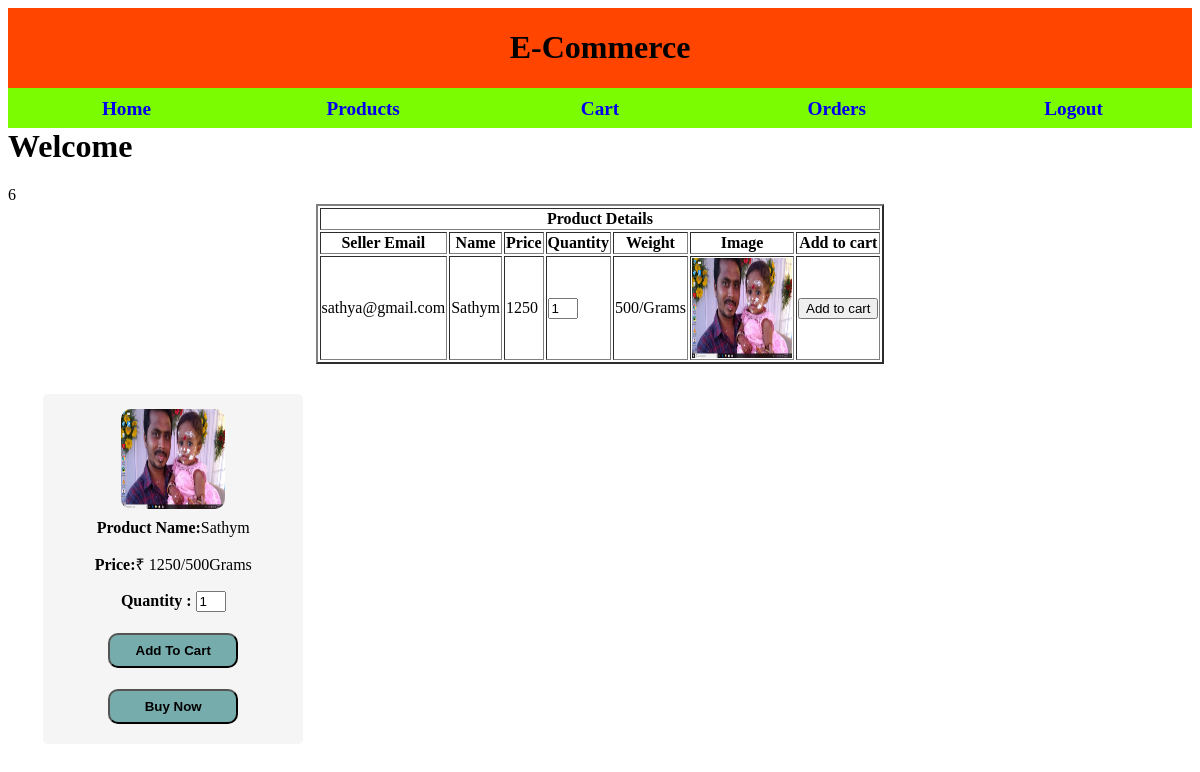
Screenshot of /prod (signed in) with the database file from the repository.
### Seller/models.py (models this page shows)
class Product(models.Model):
    Email = models.EmailField()
    Name = models.CharField(max_length=20)
    Price = models.IntegerField()
    Quantity = models.IntegerField()
    Weight = models.IntegerField()
    Weight1 = models.CharField(max_length=10,default=0)
    PImage = models.ImageField(upload_to='Photos')

### Customer/views.py (the view)
# urls.py: path('prod',views.Products,name='prod'),
def Products(request):
    try:
        if request.session['user']:
            res = Product.objects.all()
            return render(request,'Products.html',{'data':res})
        else:
            return render(request,'CLogin.html')
    except KeyError:
        return render(request,'CLogin.html')

### Templates/Products.html (shortened to what this page needs)
{% extends 'CIndex.html' %}
{% block Customer %}
{% load static %}
<h1>Welcome {{name}}</h1>
<table border="2" align="center">
    <tr>
        <th colspan="7" >Product Details</th>
    </tr>
    <tr>
        <th>Seller Email</th>
        <th>Name</th>
        <th>Price</th>
        <th>Quantity</th>
        <th>Weight</th>
        <th>Image</th>
        <th>Add to cart</th>
    </tr>
    {% for i in data %}
        {% if i.Quantity == 0 %}
            <tr>
                <form action="addc" method="POST">
                    {% csrf_token %}
                    <input type="hidden" name="id" value="{{i.id}}">
                    <td>{{ i.Email }}</td>
                    <input type="hidden" name="selleremail" value="{{ i.Email }}">
                    <td>{{ i.Name }}</td>
                    <input type="hidden" name="name" value="{{ i.Name }}">
                    <td>{{ i.Price }}</td>
                    <input type="hidden" name="price" value="{{ i.Price }}">
                    <td>
                        <input style="width: 30px;text-align:center;" type="number" value="1" name="quantity" required>
                    </td>
                    <td>{{ i.Weight }}/{{ i.Weight1 }}</td>
                    <input type="hidden" name="weight" value="{{ i.Weight }}">
                    <input type="hidden" name="weight1" value="{{ i.Weight1 }}">
                    <td>
                        <img src="{{i.PImage.url}}" width="100" height="100">
                        <input type="hidden" type="file" name="image" value="{{i.PImage}}">
                    </td>
                    <td>out of stock</td>
                </form>
            </tr>
        {% else %}
            <tr>
                <form action="addc" method="POST">
                    <td>{{ i.Email }}</td>
                    <td>{{ i.Name }}</td>
                    <td>{{ i.Price }}</td>
                    <td>
                        <input style="width: 30px;text-align:center;" type="number" value="1" name="quantity" required>
                    </td>
                    <td>{{ i.Weight }}/{{ i.Weight1 }}</td>
                    <td>
                        <img src="{{i.PImage.url}}" width="100" height="100">
                    </td>
                    <td><button type="submit">Add to cart</button></td>
                </form>
            </tr>
        {% endif %}
    {% endfor %}
</table>
{% for i in data %}
    {% if i.Quantity >= 1 %}
        <div class="Farmer_Product3">
            <div class="Farmer_Product4">
                <a href="single?id={{i.id}}">
                    <img src="{{i.PImage.url}}">
                </a>
            </div>
            <p><b>Product Name:</b>{{i.Name}}</p>
            <p><b>Price:</b>&#8377 {{i.Price}}/{{i.Weight}}{{i.Weight1}} </p>
            <form action="addc" method="post" enctype="multipart/form-data">
                <p><b>Quantity : </b><input style="width: 30px;text-align:center;" type="number" value="1" name="quantity" required></p>
            <button type="submit">Add To Cart</button>
            </form>
            <button type="button">Buy Now</button>
        </div>
    {% endif %}
{% endfor %}
{% endblock %}

### Templates/Products.html (style rules this page uses)
.Farmer_Product3 { float: left; width: 22%;height: 350px; background-color: whitesmoke;margin-left: 35px;border-radius: 5px;box-sizing: content-box;text-align: center;margin-top: 30px; }
.Farmer_Product4 { float: left;width: 100%;height: 125px; }
.Farmer_Product4 img { width: 40%;height: 100px;margin-top: 15px;border-radius: 10px; }
.Farmer_Product3 button { width: 50%;height: 35px;margin-top: 5px;background-color: rgba(95, 158, 160, 0.836);outline: none;border-radius: 10px;font-family: sans-serif;font-weight: bold; }

### rows the page displays
Product: Email "sathya@gmail.com", Name "Sathym", Price "1250", Weight "500", Weight1 "Grams", PImage (picture)
